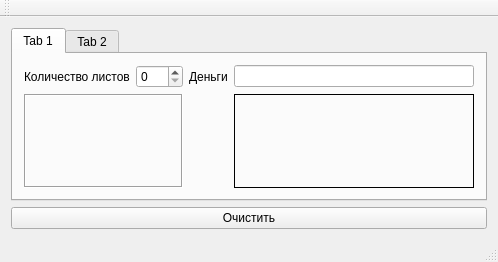
<?xml version="1.0" encoding="UTF-8"?>
<ui version="4.0">
 <class>MainWindow</class>
 <widget class="QMainWindow" name="MainWindow">
  <property name="geometry">
   <rect>
    <x>0</x>
    <y>0</y>
    <width>498</width>
    <height>262</height>
   </rect>
  </property>
  <property name="windowTitle">
   <string>IT</string>
  </property>
  <property name="windowIcon">
   <iconset resource="res.qrc">
    <normaloff>:/waef.ico</normaloff>:/waef.ico</iconset>
  </property>
  <widget class="QWidget" name="centralWidget">
   <layout class="QGridLayout" name="gridLayout">
    <item row="0" column="0">
     <widget class="QTabWidget" name="tabWidget">
      <property name="currentIndex">
       <number>0</number>
      </property>
      <widget class="QWidget" name="tab">
       <attribute name="title">
        <string>Tab 1</string>
       </attribute>
       <layout class="QGridLayout" name="gridLayout_2">
        <item row="0" column="0">
         <widget class="QLabel" name="label">
          <property name="text">
           <string>Количество листов</string>
          </property>
         </widget>
        </item>
        <item row="0" column="1">
         <widget class="QSpinBox" name="spinBox">
          <property name="maximum">
           <number>300</number>
          </property>
         </widget>
        </item>
        <item row="0" column="2">
         <widget class="QLabel" name="label_2">
          <property name="text">
           <string>Деньги</string>
          </property>
         </widget>
        </item>
        <item row="0" column="3">
         <widget class="QLineEdit" name="lineEdit_2"/>
        </item>
        <item row="1" column="0" colspan="2">
         <widget class="QLabel" name="label_3">
          <property name="frameShape">
           <enum>QFrame::Box</enum>
          </property>
          <property name="frameShadow">
           <enum>QFrame::Sunken</enum>
          </property>
          <property name="text">
           <string/>
          </property>
         </widget>
        </item>
        <item row="1" column="3">
         <widget class="QLabel" name="label_4">
          <property name="frameShape">
           <enum>QFrame::Panel</enum>
          </property>
          <property name="text">
           <string/>
          </property>
         </widget>
        </item>
       </layout>
      </widget>
      <widget class="QWidget" name="tab_2">
       <attribute name="title">
        <string>Tab 2</string>
       </attribute>
       <widget class="QLineEdit" name="CoastEdit">
        <property name="geometry">
         <rect>
          <x>160</x>
          <y>30</y>
          <width>113</width>
          <height>20</height>
         </rect>
        </property>
        <property name="text">
         <string/>
        </property>
       </widget>
       <widget class="QLabel" name="label_5">
        <property name="geometry">
         <rect>
          <x>50</x>
          <y>30</y>
          <width>101</width>
          <height>16</height>
         </rect>
        </property>
        <property name="text">
         <string>Цена за лист</string>
        </property>
       </widget>
       <widget class="QLabel" name="label_6">
        <property name="geometry">
         <rect>
          <x>50</x>
          <y>70</y>
          <width>71</width>
          <height>16</height>
         </rect>
        </property>
        <property name="text">
         <string>Новая цена</string>
        </property>
       </widget>
       <widget class="QLineEdit" name="newcoastlineedit">
        <property name="geometry">
         <rect>
          <x>160</x>
          <y>70</y>
          <width>113</width>
          <height>20</height>
         </rect>
        </property>
       </widget>
       <widget class="QPushButton" name="SetCoastButton">
        <property name="geometry">
         <rect>
          <x>310</x>
          <y>70</y>
          <width>75</width>
          <height>23</height>
         </rect>
        </property>
        <property name="text">
         <string>Установить</string>
        </property>
       </widget>
      </widget>
     </widget>
    </item>
    <item row="1" column="0">
     <widget class="QPushButton" name="pushButton">
      <property name="text">
       <string>Очистить</string>
      </property>
     </widget>
    </item>
   </layout>
  </widget>
  <widget class="QMenuBar" name="menuBar">
   <property name="geometry">
    <rect>
     <x>0</x>
     <y>0</y>
     <width>498</width>
     <height>21</height>
    </rect>
   </property>
  </widget>
  <widget class="QToolBar" name="mainToolBar">
   <attribute name="toolBarArea">
    <enum>TopToolBarArea</enum>
   </attribute>
   <attribute name="toolBarBreak">
    <bool>false</bool>
   </attribute>
  </widget>
  <widget class="QStatusBar" name="statusBar"/>
 </widget>
 <layoutdefault spacing="6" margin="11"/>
 <resources>
  <include location="res.qrc"/>
 </resources>
 <connections/>
</ui>
